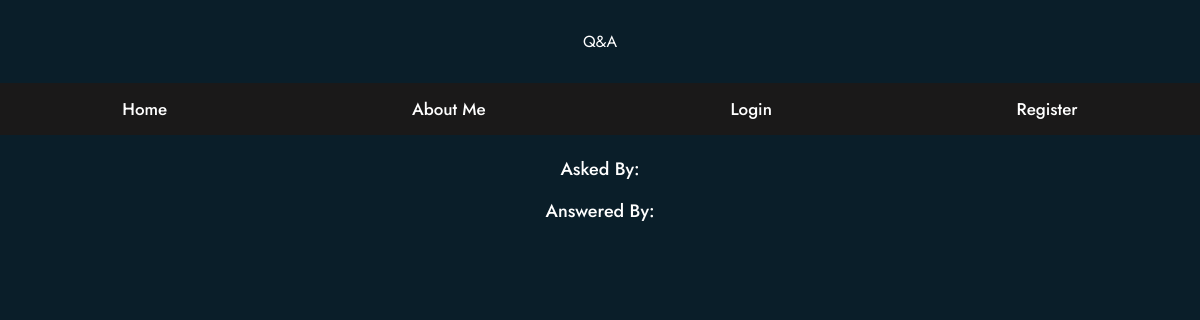
The app's page /question/115, older data.
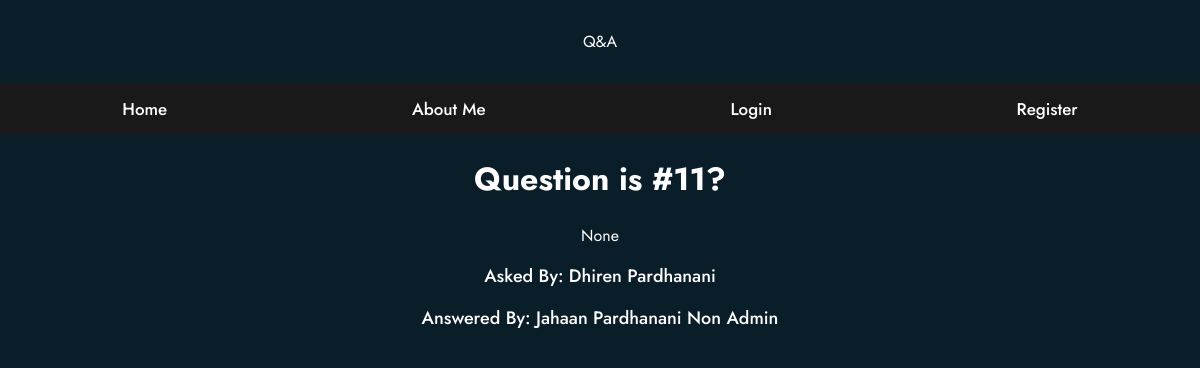
The same page, newer data.
### tables this page shows
CREATE TABLE questions(
    id integer primary key autoincrement,
    question_text text not null,
    answer_text text,
    asked_by_id integer not null,
    expert_id integer not null
);

CREATE TABLE users(
    id integer primary key autoincrement,
    name_text text not null,
    password_text text not null,
    expert_boolean boolean not null,
    admin_boolean boolean not null
);

### app.py (the view)
@app.route("/question/<question_id>")
def question(question_id):
    user = get_current_user()
    db = get_db()
    print("question", question_id)
    question_cur = db.execute("""
                                select
                                questions.question_text,
                                questions.answer_text,
                                askers.name_text as asker_name,
                                experts.name_text as expert_name
                                from questions
                                join users as askers on askers.id = questions.asked_by_id
                                join users as experts on experts.id = questions.expert_id
                                where questions.id = ?
                                """, [question_id])
    question = question_cur.fetchone()
    print(question)
    return render_template("question.html", user=user, question=question)

### app.py (called while the page is built)
def get_current_user():
    user_result = None
    if "user" in session:
        user = session["user"]
        db = get_db()
        user_cur = db.execute(
            "select id, name_text, password_text, expert_boolean, admin_boolean from users where name_text = ?", [user])
        user_result = user_cur.fetchone()
    return user_result

### database.py (called while the page is built)
def connect_db():
    sql = sqlite3.connect(
        "/Users/jahaan/OneDrive/Programming/webapp/Forum/questions.db")
    print("True")
    sql.row_factory = sqlite3.Row
    return sql

def get_db():
    if not hasattr(g, "sqlite_db"):
        g.sqlite_db = connect_db()
    return g.sqlite_db

### templates/question.html (shortened to what this page needs)
{% extends "base.html" %}
{% from "show_links.html" import show_links %}
  {% block body %}
  <body>
    <div class="header">Q&A</div>
    {{ show_links(user) }}
        <h1>{{ question['question_text'] }}</h1>
        <p>{{ question['answer_text'] }}</p>
        <p><a>Asked By: {{ question['asker_name'] }}</a></p>
        <p><a>Answered By: {{ question['expert_name'] }}</a></p>
  </body>
</html>{% endblock %}

### templates/base.html (shortened to what this page needs)
<!DOCTYPE html>
<html lang="en">
<head>
    <link rel="stylesheet" href="/static/style.css">
</head>
<body>
    {% block body %}
    {% endblock %}
</body>
</html>

### templates/show_links.html (shortened to what this page needs)
{% macro show_links(user) %}
<ul id="navbar">
    <li><a href="/">Home</a></li>
    <li><a href="/about_me">About Me</a></li>
    {% if not user %}
    <li><a href="/login">Login</a></li>
    <li><a href="/register">Register</a></li>
    {% endif %}
</ul>
{% endmacro %}

### static/style.css (style rules this page uses)
.header { box-shadow: 5px solid #1a1919; padding: 30px; text-align: center; }
#navbar { overflow: hidden; background-color: #1a1919; font-family: 'Jost', sans-serif; }
#navbar a { float: left; display: block; text-align: center; padding: 14px 16px; text-decoration: none; font-size: 17px; }
body { background-color: #0a1e29; padding: 0; margin: 0; color: #fff; text-align: center; font-family: 'Jost', sans-serif; }
ul { list-style-type: none; margin: 0; padding: 0; display: flex; align-items: center; flex-direction: row; justify-content: space-around; font-family: 'Jost', sans-serif; }
li { position: relative; padding: 0 20px; height: 100%; display: flex; font-family: 'Jost', sans-serif; }
a { z-index: 1; color: white; text-decoration: none; font-family: 'Jost', sans-serif; font-weight: 500; font-size: 18px; padding: 10px 5px; }
li:before { content: ""; position: absolute; height: 33.33%; width: 0; background-color: #0d7cff; right: 0; z-index: 0; top: 33.33%; transition: all 0.5s; }
li:after { content: ""; position: absolute; height: 33.33%; width: 0; background-color: #0d7cff; left: 0; z-index: 0; bottom: 0; transition: all 0.5s; }
a:before { position: absolute; content: ""; height: 33.33%; width: 0; background-color: #0d7cff; bottom: 66.66%; left: 0; transition: all 0.5s; }

Row changes from the older to the newer data that the page shows:
added questions: question_text "Question is #11?"
added users: asker_name "Dhiren Pardhanani"
added users: expert_name "Jahaan Pardhanani Non Admin"
Text that changed along with them:
{{ question['answer_text'] }}: (not shown) → "None"
